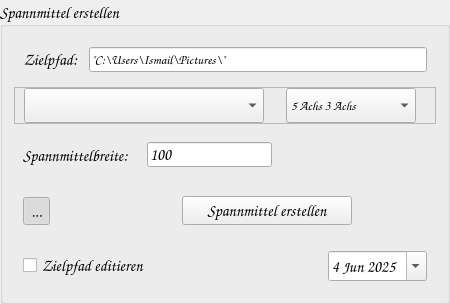
     <widget class="QGroupBox" name="gb_spannmittel">
      <property name="sizePolicy">
       <sizepolicy hsizetype="Preferred" vsizetype="Minimum">
        <horstretch>0</horstretch>
        <verstretch>0</verstretch>
       </sizepolicy>
      </property>
      <property name="minimumSize">
       <size>
        <width>450</width>
        <height>250</height>
       </size>
      </property>
      <property name="maximumSize">
       <size>
        <width>16777215</width>
        <height>400</height>
       </size>
      </property>
      <property name="font">
       <font>
        <family>Comic Sans MS</family>
        <pointsize>12</pointsize>
        <bold>false</bold>
       </font>
      </property>
      <property name="title">
       <string>Spannmittel erstellen</string>
      </property>
      <property name="alignment">
       <set>Qt::AlignmentFlag::AlignLeading|Qt::AlignmentFlag::AlignLeft|Qt::AlignmentFlag::AlignVCenter</set>
      </property>
      <layout class="QVBoxLayout" name="verticalLayout_3">
       <item>
        <widget class="QWidget" name="wg_zielpfad" native="true">
         <property name="minimumSize">
          <size>
           <width>0</width>
           <height>40</height>
          </size>
         </property>
         <property name="maximumSize">
          <size>
           <width>16777215</width>
           <height>50</height>
          </size>
         </property>
         <layout class="QHBoxLayout" name="horizontalLayout_10">
          <item>
           <widget class="QLabel" name="lb_pfad">
            <property name="sizePolicy">
             <sizepolicy hsizetype="Fixed" vsizetype="Fixed">
              <horstretch>0</horstretch>
              <verstretch>0</verstretch>
             </sizepolicy>
            </property>
            <property name="maximumSize">
             <size>
              <width>200</width>
              <height>200</height>
             </size>
            </property>
            <property name="font">
             <font>
              <family>Comic Sans MS</family>
              <pointsize>12</pointsize>
              <bold>false</bold>
             </font>
            </property>
            <property name="text">
             <string>Zielpfad:</string>
            </property>
            <property name="alignment">
             <set>Qt::AlignmentFlag::AlignCenter</set>
            </property>
           </widget>
          </item>
          <item>
           <spacer name="horizontalSpacer_8">
            <property name="orientation">
             <enum>Qt::Orientation::Horizontal</enum>
            </property>
            <property name="sizeType">
             <enum>QSizePolicy::Policy::Fixed</enum>
            </property>
            <property name="sizeHint" stdset="0">
             <size>
              <width>5</width>
              <height>20</height>
             </size>
            </property>
           </spacer>
          </item>
          <item>
           <widget class="QLineEdit" name="le_pfad">
            <property name="sizePolicy">
             <sizepolicy hsizetype="Expanding" vsizetype="Fixed">
              <horstretch>0</horstretch>
              <verstretch>0</verstretch>
             </sizepolicy>
            </property>
            <property name="minimumSize">
             <size>
              <width>335</width>
              <height>25</height>
             </size>
            </property>
            <property name="font">
             <font>
              <family>Comic Sans MS</family>
              <pointsize>10</pointsize>
              <bold>false</bold>
             </font>
            </property>
            <property name="text">
             <string>&quot;C:\Users\Ismail\Pictures\&quot;</string>
            </property>
           </widget>
          </item>
         </layout>
        </widget>
       </item>
       <item>
        <widget class="QFrame" name="fr_spannmittelauswahl">
         <property name="minimumSize">
          <size>
           <width>0</width>
           <height>35</height>
          </size>
         </property>
         <property name="maximumSize">
          <size>
           <width>430</width>
           <height>40</height>
          </size>
         </property>
         <property name="frameShape">
          <enum>QFrame::Shape::StyledPanel</enum>
         </property>
         <property name="frameShadow">
          <enum>QFrame::Shadow::Raised</enum>
         </property>
         <layout class="QHBoxLayout" name="horizontalLayout_11">
          <property name="topMargin">
           <number>0</number>
          </property>
          <property name="bottomMargin">
           <number>0</number>
          </property>
          <item>
           <widget class="QComboBox" name="cb_spannmittel">
            <property name="minimumSize">
             <size>
              <width>240</width>
              <height>35</height>
             </size>
            </property>
            <property name="font">
             <font>
              <family>Comic Sans MS</family>
              <pointsize>10</pointsize>
              <bold>false</bold>
             </font>
            </property>
            <property name="placeholderText">
             <string>Spannmittel auswählen...</string>
            </property>
           </widget>
          </item>
          <item>
           <spacer name="horizontalSpacer_10">
            <property name="orientation">
             <enum>Qt::Orientation::Horizontal</enum>
            </property>
            <property name="sizeType">
             <enum>QSizePolicy::Policy::Expanding</enum>
            </property>
            <property name="sizeHint" stdset="0">
             <size>
              <width>10</width>
              <height>20</height>
             </size>
            </property>
           </spacer>
          </item>
          <item>
           <widget class="QComboBox" name="cb_bearbeitung_auswahl">
            <property name="minimumSize">
             <size>
              <width>130</width>
              <height>35</height>
             </size>
            </property>
            <property name="font">
             <font>
              <family>Comic Sans MS</family>
              <pointsize>10</pointsize>
              <bold>false</bold>
             </font>
            </property>
            <item>
             <property name="text">
              <string>5 Achs 3 Achs</string>
             </property>
            </item>
            <item>
             <property name="text">
              <string>5 Achs 5 Achs</string>
             </property>
            </item>
            <item>
             <property name="text">
              <string>3 Achs 3 Achs</string>
             </property>
            </item>
            <item>
             <property name="text">
              <string>5 Achs</string>
             </property>
            </item>
            <item>
             <property name="text">
              <string>3 Achs</string>
             </property>
            </item>
            <item>
             <property name="text">
              <string>Magnet</string>
             </property>
            </item>
            <item>
             <property name="text">
              <string>Vorrichtung</string>
             </property>
            </item>
           </widget>
          </item>
          <item>
           <spacer name="horizontalSpacer_9">
            <property name="orientation">
             <enum>Qt::Orientation::Horizontal</enum>
            </property>
            <property name="sizeType">
             <enum>QSizePolicy::Policy::Fixed</enum>
            </property>
            <property name="sizeHint" stdset="0">
             <size>
              <width>10</width>
              <height>20</height>
             </size>
            </property>
           </spacer>
          </item>
         </layout>
        </widget>
       </item>
       <item>
        <widget class="QWidget" name="wg_spannmittel_breite" native="true">
         <property name="minimumSize">
          <size>
           <width>0</width>
           <height>50</height>
          </size>
         </property>
         <property name="maximumSize">
          <size>
           <width>16777215</width>
           <height>60</height>
          </size>
         </property>
         <layout class="QHBoxLayout" name="horizontalLayout_12">
          <item>
           <widget class="QLabel" name="lb_spannmittel_wert">
            <property name="sizePolicy">
             <sizepolicy hsizetype="Fixed" vsizetype="Fixed">
              <horstretch>0</horstretch>
              <verstretch>0</verstretch>
             </sizepolicy>
            </property>
            <property name="maximumSize">
             <size>
              <width>200</width>
              <height>40</height>
             </size>
            </property>
            <property name="font">
             <font>
              <family>Comic Sans MS</family>
              <pointsize>12</pointsize>
              <bold>false</bold>
             </font>
            </property>
            <property name="text">
             <string>Spannmittelbreite:</string>
            </property>
            <property name="alignment">
             <set>Qt::AlignmentFlag::AlignLeading|Qt::AlignmentFlag::AlignLeft|Qt::AlignmentFlag::AlignVCenter</set>
            </property>
           </widget>
          </item>
          <item>
           <spacer name="horizontalSpacer_11">
            <property name="orientation">
             <enum>Qt::Orientation::Horizontal</enum>
            </property>
            <property name="sizeType">
             <enum>QSizePolicy::Policy::Fixed</enum>
            </property>
            <property name="sizeHint" stdset="0">
             <size>
              <width>12</width>
              <height>20</height>
             </size>
            </property>
           </spacer>
          </item>
          <item>
           <widget class="QLineEdit" name="le_spannmittel">
            <property name="sizePolicy">
             <sizepolicy hsizetype="Fixed" vsizetype="Fixed">
              <horstretch>0</horstretch>
              <verstretch>0</verstretch>
             </sizepolicy>
            </property>
            <property name="minimumSize">
             <size>
              <width>100</width>
              <height>20</height>
             </size>
            </property>
            <property name="maximumSize">
             <size>
              <width>150</width>
              <height>25</height>
             </size>
            </property>
            <property name="font">
             <font>
              <family>Comic Sans MS</family>
              <pointsize>12</pointsize>
              <bold>false</bold>
             </font>
            </property>
            <property name="text">
             <string>100</string>
            </property>
           </widget>
          </item>
          <item>
           <spacer name="horizontalSpacer_6">
            <property name="orientation">
             <enum>Qt::Orientation::Horizontal</enum>
            </property>
            <property name="sizeHint" stdset="0">
             <size>
              <width>40</width>
              <height>20</height>
             </size>
            </property>
           </spacer>
          </item>
         </layout>
        </widget>
       </item>
       <item>
        <widget class="QWidget" name="wg_spannmittel_erstellen" native="true">
         <property name="minimumSize">
          <size>
           <width>0</width>
           <height>50</height>
          </size>
         </property>
         <property name="maximumSize">
          <size>
           <width>16777215</width>
           <height>60</height>
          </size>
         </property>
         <layout class="QHBoxLayout" name="horizontalLayout_9">
          <item>
           <widget class="QToolButton" name="tb_spannmittel_aufklappen">
            <property name="focusPolicy">
             <enum>Qt::FocusPolicy::NoFocus</enum>
            </property>
            <property name="text">
             <string>...</string>
            </property>
            <property name="shortcut">
             <string notr="true"/>
            </property>
            <property name="checkable">
             <bool>true</bool>
            </property>
            <property name="checked">
             <bool>true</bool>
            </property>
            <property name="autoRaise">
             <bool>true</bool>
            </property>
           </widget>
          </item>
          <item>
           <spacer name="horizontalSpacer_12">
            <property name="orientation">
             <enum>Qt::Orientation::Horizontal</enum>
            </property>
            <property name="sizeType">
             <enum>QSizePolicy::Policy::Fixed</enum>
            </property>
            <property name="sizeHint" stdset="0">
             <size>
              <width>126</width>
              <height>20</height>
             </size>
            </property>
           </spacer>
          </item>
          <item>
           <widget class="QPushButton" name="pb_spannmittel">
            <property name="minimumSize">
             <size>
              <width>170</width>
              <height>0</height>
             </size>
            </property>
            <property name="maximumSize">
             <size>
              <width>210</width>
              <height>16777215</height>
             </size>
            </property>
            <property name="font">
             <font>
              <family>Comic Sans MS</family>
              <pointsize>12</pointsize>
              <bold>false</bold>
             </font>
            </property>
            <property name="text">
             <string>Spannmittel erstellen</string>
            </property>
            <property name="autoDefault">
             <bool>true</bool>
            </property>
           </widget>
          </item>
          <item>
           <spacer name="horizontalSpacer_7">
            <property name="orientation">
             <enum>Qt::Orientation::Horizontal</enum>
            </property>
            <property name="sizeHint" stdset="0">
             <size>
              <width>40</width>
              <height>20</height>
             </size>
            </property>
           </spacer>
          </item>
         </layout>
        </widget>
       </item>
       <item>
        <widget class="QWidget" name="wg_datum_editieren" native="true">
         <property name="sizePolicy">
          <sizepolicy hsizetype="Preferred" vsizetype="Preferred">
           <horstretch>0</horstretch>
           <verstretch>0</verstretch>
          </sizepolicy>
         </property>
         <property name="minimumSize">
          <size>
           <width>0</width>
           <height>0</height>
          </size>
         </property>
         <layout class="QHBoxLayout" name="horizontalLayout_8">
          <item>
           <widget class="QCheckBox" name="cb_datum_editieren">
            <property name="font">
             <font>
              <family>Comic Sans MS</family>
              <pointsize>12</pointsize>
              <bold>false</bold>
             </font>
            </property>
            <property name="text">
             <string>Zielpfad editieren</string>
            </property>
           </widget>
          </item>
          <item>
           <spacer name="horizontalSpacer_5">
            <property name="orientation">
             <enum>Qt::Orientation::Horizontal</enum>
            </property>
            <property name="sizeHint" stdset="0">
             <size>
              <width>40</width>
              <height>20</height>
             </size>
            </property>
           </spacer>
          </item>
          <item>
           <widget class="QDateEdit" name="de_datum">
            <property name="minimumDate">
             <date>
              <year>2012</year>
              <month>9</month>
              <day>14</day>
             </date>
            </property>
            <property name="calendarPopup">
             <bool>true</bool>
            </property>
            <property name="currentSectionIndex">
             <number>0</number>
            </property>
            <property name="timeSpec">
             <enum>Qt::TimeSpec::LocalTime</enum>
            </property>
            <property name="date">
             <date>
              <year>2025</year>
              <month>6</month>
              <day>4</day>
             </date>
            </property>
           </widget>
          </item>
         </layout>
        </widget>
       </item>
      </layout>
     </widget>
